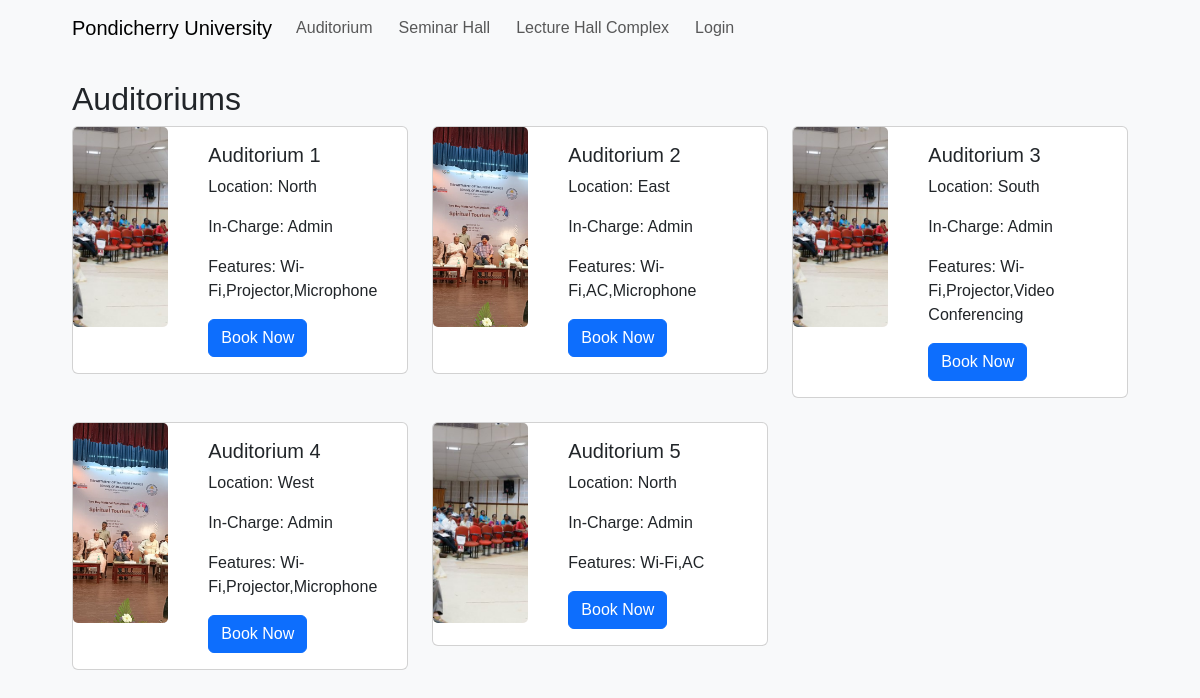
The app's page /index.php?type=auditorium with its own data.
### tables this page shows
CREATE TABLE `auditoriums` (
  `room_id` int(11) NOT NULL,
  `room_name` varchar(100) NOT NULL,
  `capacity` int(11) NOT NULL,
  `location` varchar(100) DEFAULT NULL,
  `status` enum('Available','Under Maintenance') DEFAULT 'Available',
  `in_charge_id` int(11) DEFAULT NULL,
  `image` varchar(255) DEFAULT NULL,
  `features` set('Wi-Fi','Smart Board','Projector','Blackboard','AC','Microphone','Video Conferencing') DEFAULT NULL
);

CREATE TABLE `users` (
  `user_id` int(11) NOT NULL,
  `username` varchar(50) NOT NULL,
  `password` varchar(255) NOT NULL,
  `email` varchar(100) NOT NULL,
  `role` enum('Prof','Asst Prof','HOD','Dean','Registrar','Admin') NOT NULL,
  `department_id` int(11) DEFAULT NULL
);

### index.php (the view, shortened to what this page needs)
<?php
include 'db_connection.php';
$loggedIn = isset($_SESSION['role']);
$room_type = isset($_GET['type']) ? $_GET['type'] : 'all';
$auditoriums = ($room_type === 'auditorium' || $room_type === 'all') ?
    $db->query("SELECT a.*, u.username AS in_charge_name
                FROM auditoriums a
                JOIN users u ON a.in_charge_id = u.user_id")->fetch_all(MYSQLI_ASSOC) : [];
?>
<!DOCTYPE html>
<html lang="en">
<head>
    <link rel="stylesheet" href="https://cdn.jsdelivr.net/npm/flatpickr/dist/flatpickr.min.css">
    <link href="https://cdn.jsdelivr.net/npm/bootstrap@5.3.0/dist/css/bootstrap.min.css" rel="stylesheet">
    <link rel="stylesheet" href="styles.css">
</head>
<body>
<nav class="navbar navbar-expand-lg navbar-light bg-light">
    <div class="container">
        <a class="navbar-brand" href="index.php">Pondicherry University</a>
        <div class="collapse navbar-collapse" id="navbarNav">
            <ul class="navbar-nav">
                <li class="nav-item"><a class="nav-link" href="index.php?type=auditorium">Auditorium</a></li>
                <li class="nav-item"><a class="nav-link" href="index.php?type=seminar_hall">Seminar Hall</a></li>
                <li class="nav-item"><a class="nav-link" href="complex.php">Lecture Hall Complex</a></li>
                <?php if ($loggedIn): ?>
                    <li class='nav-item'><a class='nav-link' href='logout.php'>Logout</a></li>
                <?php else: ?>
                    <li class='nav-item'><a class='nav-link' href='login.html'>Login</a></li>
                <?php endif; ?>
            </ul>
        </div>
    </div>
</nav>
<div class="container mt-4">
    <?php if ($room_type === 'auditorium' || $room_type === 'all'): ?>
        <h2>Auditoriums</h2>
        <div class="row">
            <?php foreach ($auditoriums as $auditorium): ?>
                <div class="col-lg-4 col-md-6 col-sm-12 mb-4">
                    <div class="card" onclick="location.href='room_details.php?room_id=<?php echo $auditorium['room_id']; ?>&type=auditorium'">
                        <div class="row no-gutters">
                            <div class="col-md-4">
                                <img src="<?php echo $auditorium['image']; ?>" class="card-img" alt="<?php echo $auditorium['room_name']; ?>" style="width: 100%; height: 200px; object-fit: cover;">
                            </div>
                            <div class="col-md-8">
                                <div class="card-body">
                                    <h5 class="card-title"><?php echo $auditorium['room_name']; ?></h5>
                                    <p class="card-text">Location: <?php echo $auditorium['location']; ?></p>
                                    <p class="card-text">In-Charge: <?php echo $auditorium['in_charge_name']; ?></p>
                                    <p class="card-text">Features: <?php echo $auditorium['features']; ?></p>
                                    <button class="btn btn-primary" data-bs-toggle="modal" data-bs-target="#bookingModal" data-roomid="<?php echo $auditorium['room_id']; ?>" data-roomname="<?php echo $auditorium['room_name']; ?>" onclick="event.stopPropagation();">Book Now</button>
                                </div>
                            </div>
                        </div>
                    </div>
                </div>
            <?php endforeach; ?>
        </div>
    <?php endif; ?>
</div>
</body>
</html>

### styles.css (style rules this page uses)
body { font-family: Arial, sans-serif; background-color: #f8f9fa; margin: 0; padding: 0; }
.container { width: 90%; margin: auto; overflow: hidden; }
nav ul { list-style: none; padding: 0; }
nav ul li { display: inline; margin-right: 10px; }
nav ul li a { color: #fff; text-decoration: none; }

### records on screen
auditoriums: image (picture), room_name "Auditorium 1", location "North", in_charge.username "Admin", features "Wi-Fi,Projector,Microphone"
auditoriums: image (picture), room_name "Auditorium 2", location "East", in_charge.username "Admin", features "Wi-Fi,AC,Microphone"
auditoriums: image (picture), room_name "Auditorium 3", location "South", in_charge.username "Admin", features "Wi-Fi,Projector,Video Conferencing"
auditoriums: image (picture), room_name "Auditorium 4", location "West", in_charge.username "Admin", features "Wi-Fi,Projector,Microphone"
auditoriums: image (picture), room_name "Auditorium 5", location "North", in_charge.username "Admin", features "Wi-Fi,AC"
